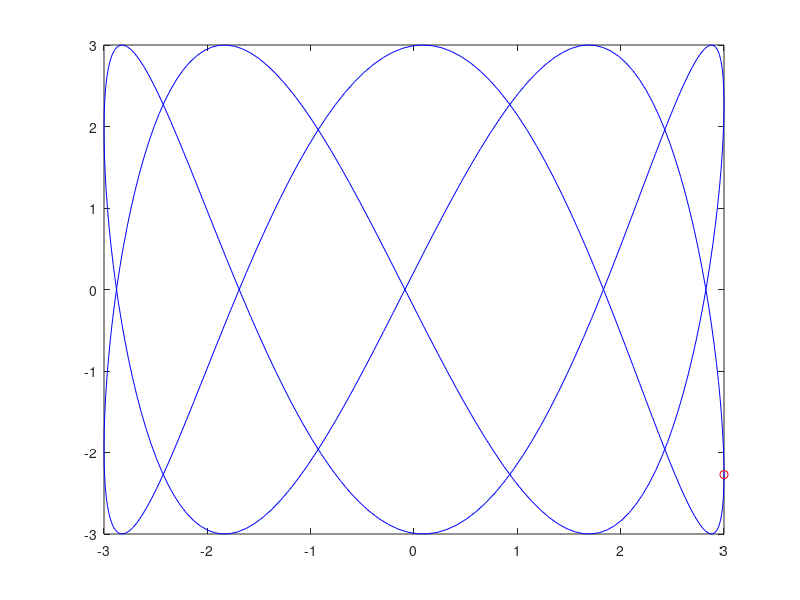

The MATLAB script that drew this image:
%% plotLJ.m
% Plots a goofy-looking curve parametrically
% Author: Len Pieroni

clear;
clc;
close all;

%% Parameters and Variable Initialization
a = 2;
b = 5;
r = 3;
tau = 1;
phi = 4;
endTime = 2;
timePoints = 400;
animateOn = true;
time = linspace(1, endTime, timePoints);

%% Draw graph

x = r.*cos(time.*2.*pi./tau.*a);
y = r.*sin(time.*2.*pi./tau.*b+phi);

if animateOn
    for it = 1:timePoints
        axis([-4, 4, -4, 4]);
        axis square;
        grid on;
        xlabel('x');
        ylabel('y');
        plot(x(1:it), y(1:it), "b",...
            x(it), y(it), "ro");
        drawnow;
    end
else
    plot(x, y, "b-",...
        x, y, "ro");
    axis([-4, 4, -4, 4]);
    axis square;
    grid on;
    xlabel('x');
    ylabel('y');

end